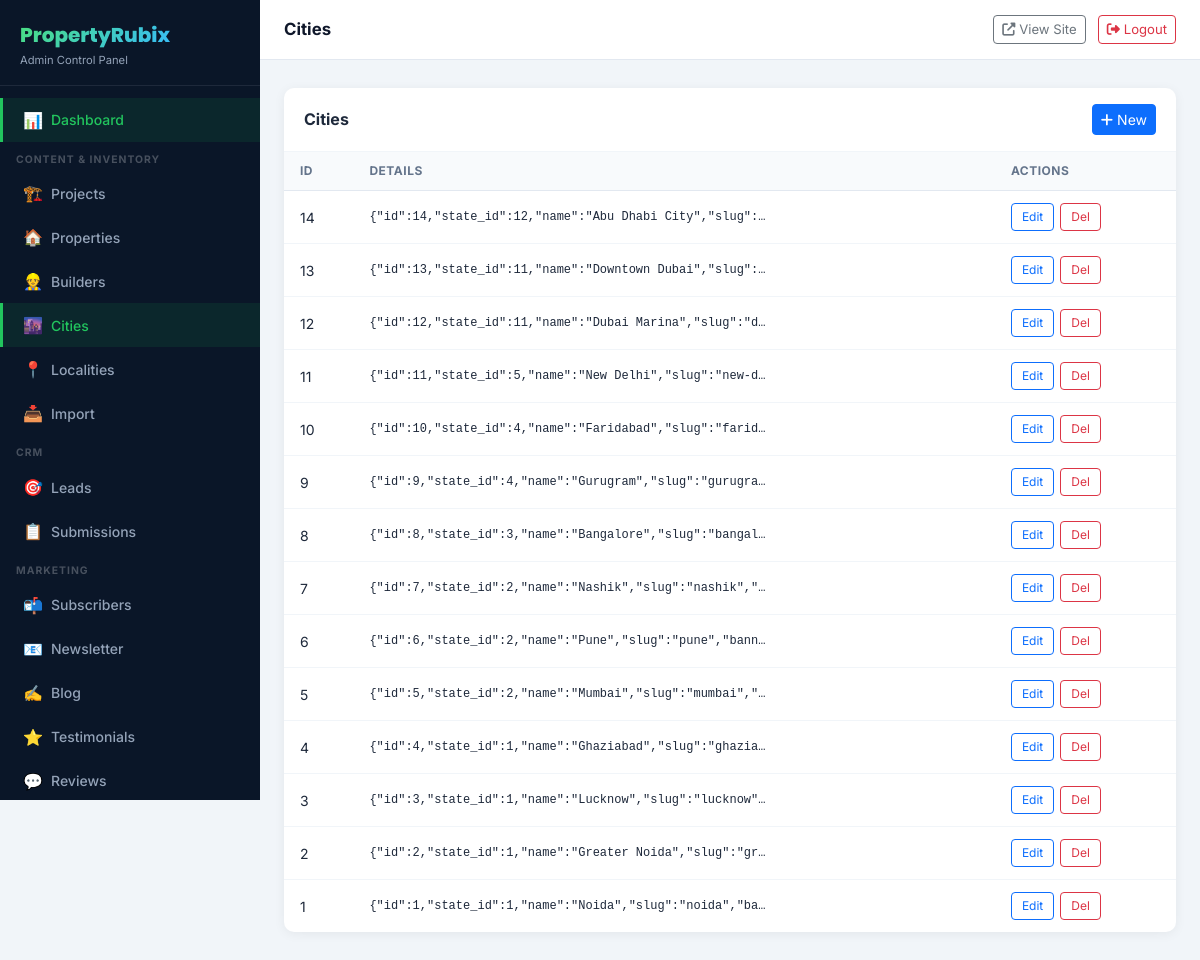
The app's page /admin/cities/index.php (signed in) with its own data.
### tables this page shows
CREATE TABLE `branding_settings` (
  `id`              INT UNSIGNED NOT NULL AUTO_INCREMENT,
  `site_name`       VARCHAR(255) DEFAULT 'PropertyRubix',
  `logo`            VARCHAR(255) DEFAULT NULL,
  `favicon`         VARCHAR(255) DEFAULT NULL,
  `primary_color`   VARCHAR(20)  DEFAULT '#16a34a',
  `secondary_color` VARCHAR(20)  DEFAULT '#0f172a',
  `tagline`         VARCHAR(255) DEFAULT NULL,
  `updated_at`      DATETIME NOT NULL DEFAULT CURRENT_TIMESTAMP ON UPDATE CURRENT_TIMESTAMP,
  PRIMARY KEY (`id`)
);

CREATE TABLE `cities` (
  `id`               INT UNSIGNED NOT NULL AUTO_INCREMENT,
  `state_id`         INT UNSIGNED NOT NULL,
  `name`             VARCHAR(100) NOT NULL,
  `slug`             VARCHAR(120) NOT NULL,
  `banner_image`     VARCHAR(255) DEFAULT NULL,
  `meta_title`       VARCHAR(255) DEFAULT NULL,
  `meta_description` TEXT DEFAULT NULL,
  `sort_order`       INT NOT NULL DEFAULT 0,
  `status`           ENUM('active','inactive') NOT NULL DEFAULT 'active',
  PRIMARY KEY (`id`),
  UNIQUE KEY `uq_city_slug` (`state_id`, `slug`),
  KEY `idx_state` (`state_id`),
  KEY `idx_status` (`status`),
  CONSTRAINT `fk_city_state` FOREIGN KEY (`state_id`) REFERENCES `states` (`id`) ON DELETE CASCADE
);

### config/db.php (called while the page is built, shortened)
<?php
function db(): PDO {
    static $pdo = null;
    if ($pdo === null) {
        $dsn = 'mysql:host=' . DB_HOST . ';dbname=' . DB_NAME . ';charset=' . DB_CHARSET;
        $options = [
            PDO::ATTR_ERRMODE            => PDO::ERRMODE_EXCEPTION,
            PDO::ATTR_DEFAULT_FETCH_MODE => PDO::FETCH_ASSOC,
            PDO::ATTR_EMULATE_PREPARES   => false,
            PDO::MYSQL_ATTR_INIT_COMMAND => "SET NAMES utf8mb4 COLLATE utf8mb4_unicode_ci",
        ];
        try {
            $pdo = new PDO($dsn, DB_USER, DB_PASS, $options);
        } catch (PDOException $e) {
            die('
            <div style="font-family:sans-serif;padding:30px;background:#fef2f2;border:1px solid #fca5a5;border-radius:8px;max-width:600px;margin:40px auto">
                <h2 style="color:#dc2626">⚠ Database Connection Error</h2>
                <p>Could not connect to MySQL. Please check:</p>
                <ul>
                    <li>XAMPP MySQL service is running</li>
                    <li>Database <strong>' . DB_NAME . '</strong> exists in phpMyAdmin</li>
                    <li>Credentials in <code>config/db.php</code> are correct</li>
                    <li>You have imported <code>database/schema.sql</code> and <code>database/seed.sql</code></li>
                </ul>
                <p style="color:#6b7280;font-size:0.875rem">Error: ' . htmlspecialchars($e->getMessage()) . '</p>
            </div>');
        }
    }
    return $pdo;
}

### app/helpers/settings.php (called while the page is built, shortened)
<?php
function getBranding(): array {
    static $branding = [];
    if (!$branding) {
        try {
            $branding = db()->query("SELECT * FROM branding_settings LIMIT 1")->fetch() ?: [];
        } catch (Throwable) {}
    }
    return $branding ?: [
        'site_name' => 'PropertyRubix',
        'primary_color' => '#16a34a',
        'secondary_color' => '#0f172a',
        'tagline' => 'Find Your Perfect Property',
        'logo' => null,
    ];
}

### admin/includes/auth_check.php (called while the page is built, shortened)
<?php
require_once __DIR__ . '/../../config/db.php';
require_once APP_PATH . 'helpers/csrf.php';
require_once APP_PATH . 'helpers/settings.php';
$branding    = getBranding();
$siteName    = $branding['site_name'] ?? 'PropertyRubix';

### admin/includes/crud_helpers.php (called while the page is built, shortened)
<?php
function crudList(PDO $pdo, string $table, int $perPage = 20, string $orderBy = 'id DESC', string $extraJoin = '', string $extraSelect = '', string $search = '', array $searchCols = []): array {
    $page   = max(1, (int)($_GET['page'] ?? 1));
    $offset = ($page - 1) * $perPage;
    $where = '1=1';
    $args  = [];
    $total = $pdo->prepare("SELECT COUNT(*) FROM `$table` $extraJoin WHERE $where");
    $total->execute($args);
    $total = (int)$total->fetchColumn();
    $rows = $pdo->prepare("SELECT `$table`.* $extraSelect FROM `$table` $extraJoin WHERE $where ORDER BY $orderBy LIMIT ? OFFSET ?");
    $rows->execute(array_merge($args, [$perPage, $offset]));
    return [
        'rows'       => $rows->fetchAll(),
        'total'      => $total,
        'page'       => $page,
        'totalPages' => (int)ceil($total / $perPage),
        'perPage'    => $perPage,
    ];
}

### app/helpers/csrf.php (called while the page is built, shortened)
<?php
function csrfToken(): string {
    return $_SESSION['csrf_token'];
}

### admin/cities/index.php (the view, shortened to what this page needs)
<?php
require_once __DIR__ . '/../includes/auth_check.php';
require_once __DIR__ . '/../includes/crud_helpers.php';
$pdo    = db();
$action = $_GET['action'] ?? 'list';
$search = trim($_GET['q'] ?? '');
$list = crudList($pdo, 'cities', 20, 'id DESC', '', '', $search, ['id']);
$pageTitle = 'Cities';
require __DIR__ . '/../includes/header.php';
?>
<?php if ($action === 'list'): ?>
<div class="adm-table-wrap">
  <div class="adm-table-header">
    <h2 class="adm-table-title"><?= $pageTitle ?></h2>
    <div class="d-flex gap-2">
      <a href="?action=new" class="btn btn-sm btn-primary"><i class="fas fa-plus me-1"></i>New</a>
    </div>
  </div>
  <div class="table-responsive">
    <table class="adm-table">
      <thead><tr><th>ID</th><th>Details</th><th>Actions</th></tr></thead>
      <tbody>
        <?php foreach ($list['rows'] as $p): ?>
        <tr>
          <td><?= $p['id'] ?></td>
          <td>
            <pre style="margin:0; font-size:0.75rem; max-width: 400px; overflow: hidden; text-overflow: ellipsis; white-space: nowrap;"><?= htmlspecialchars(json_encode($p)) ?></pre>
          </td>
          <td>
            <div class="actions">
              <a href="?action=edit&id=<?= $p['id'] ?>" class="btn btn-sm btn-outline-primary">Edit</a>
              <a href="?action=delete&id=<?= $p['id'] ?>&csrf_token=<?= csrfToken() ?>"
                 class="btn btn-sm btn-outline-danger"
                 data-confirm="Delete?">Del</a>
            </div>
          </td>
        </tr>
        <?php endforeach; ?>
      </tbody>
    </table>
  </div>
</div>
<?php endif; ?>
<?php require __DIR__ . '/../includes/footer.php'; ?>

### admin/includes/sidebar.php (shortened to what this page needs)
<?php
$adminBase = BASE_URL . 'admin/';
$curDir    = basename(dirname($_SERVER['PHP_SELF']));
function adminLink(string $href, string $icon, string $label, string $curDir = '', string $match = ''): string {
    $active = ($match && ($curDir === $match || basename($_SERVER['PHP_SELF']) === $match)) ? 'active' : '';
    return "<a href=\"$href\" class=\"adm-nav-link $active\"><span class=\"nav-icon\">$icon</span> $label</a>";
}
?>
<aside class="adm-sidebar" id="adminSidebar">
  <div class="adm-logo">
    <a href="<?= $adminBase ?>"><?= htmlspecialchars($siteName) ?></a>
    <p>Admin Control Panel</p>
  </div>
  <nav class="adm-nav">
    <?= adminLink($adminBase, '📊', 'Dashboard', $curDir, 'index.php') ?>
    <div class="adm-nav-section">Content & Inventory</div>
    <?= adminLink($adminBase . 'projects/', '🏗️', 'Projects', $curDir, 'projects') ?>
    <?= adminLink($adminBase . 'properties/', '🏠', 'Properties', $curDir, 'properties') ?>
    <?= adminLink($adminBase . 'builders/', '👷', 'Builders', $curDir, 'builders') ?>
    <?= adminLink($adminBase . 'cities/', '🌆', 'Cities', $curDir, 'cities') ?>
    <?= adminLink($adminBase . 'localities/', '📍', 'Localities', $curDir, 'localities') ?>
    <?= adminLink($adminBase . 'import/', '📥', 'Import', $curDir, 'import') ?>
    <div class="adm-nav-section">CRM</div>
    <?= adminLink($adminBase . 'leads/', '🎯', 'Leads', $curDir, 'leads') ?>
    <?= adminLink($adminBase . 'submissions/', '📋', 'Submissions', $curDir, 'submissions') ?>
    <div class="adm-nav-section">Marketing</div>
    <?= adminLink($adminBase . 'subscribers/', '📬', 'Subscribers', $curDir, 'subscribers') ?>
    <?= adminLink($adminBase . 'newsletter/', '📧', 'Newsletter', $curDir, 'newsletter') ?>
    <?= adminLink($adminBase . 'blog/', '✍️', 'Blog', $curDir, 'blog') ?>
    <?= adminLink($adminBase . 'testimonials/', '⭐', 'Testimonials', $curDir, 'testimonials') ?>
    <?= adminLink($adminBase . 'reviews/', '💬', 'Reviews', $curDir, 'reviews') ?>
  </nav>
</aside>

### assets/css/admin.css (style rules this page uses)
:root { --adm-sidebar-bg: #0a1628; --adm-sidebar-w: 260px; --adm-header-h: 60px; --adm-primary: #a9804b; --adm-primary-hover: #8f6b3d; --adm-primary-light: #f2e2ba; --adm-accent: #22c55e; --adm-text: #e2e8f0; --adm-text-muted: #94a3b8; --adm-border: #1e293b; --adm-card: #ffffff; --adm-bg: #f1f5f9; --adm-radius: 10px; }
* { box-sizing: border-box; }
body.admin-body { margin: 0; font-family: 'Inter', sans-serif; background: var(--adm-bg); color: #1e293b; overflow-x: hidden; }
.adm-sidebar { position: fixed; top: 0; left: 0; width: var(--adm-sidebar-w); height: 100vh; background: var(--adm-sidebar-bg); z-index: 1000; display: flex; flex-direction: column; overflow-y: auto; transition: transform 0.3s ease; }
.adm-logo { padding: 20px 20px 16px; border-bottom: 1px solid var(--adm-border); flex-shrink: 0; }
.adm-logo a { text-decoration: none; font-size: 1.25rem; font-weight: 800; font-family: 'Poppins', sans-serif; background: linear-gradient(135deg, #4ade80, #38bdf8); -webkit-background-clip: text; -webkit-text-fill-color: transparent; background-clip: text; }
.adm-logo p { font-size: 0.7rem; color: var(--adm-text-muted); margin: 2px 0 0; }
.adm-nav { padding: 12px 0; flex: 1; }
.adm-nav-section { padding: 10px 16px 4px; font-size: 0.65rem; font-weight: 700; text-transform: uppercase; letter-spacing: 1px; color: rgba(255,255,255,0.25); }
.adm-nav-link { display: flex; align-items: center; gap: 10px; padding: 10px 20px; color: var(--adm-text-muted); text-decoration: none; font-size: 0.875rem; font-weight: 500; border-left: 3px solid transparent; transition: all 0.2s ease; white-space: nowrap; }
.adm-nav-link .nav-icon { font-size: 1rem; width: 18px; text-align: center; }
.adm-nav-link.active { color: var(--adm-accent); background: rgba(22,163,74,0.12); border-left-color: var(--adm-accent); }
.adm-table-wrap { background: white; border-radius: var(--adm-radius); box-shadow: 0 2px 12px rgba(0,0,0,0.06); overflow: hidden; }
.adm-table-header { padding: 16px 20px; border-bottom: 1px solid #f1f5f9; display: flex; align-items: center; justify-content: space-between; gap: 12px; flex-wrap: wrap; }
.adm-table-title { font-size: 1rem; font-weight: 700; margin: 0; }
.adm-table { width: 100%; border-collapse: collapse; }
.adm-table th { background: #f8fafc; padding: 10px 16px; text-align: left; font-size: 0.75rem; font-weight: 700; text-transform: uppercase; letter-spacing: 0.5px; color: #64748b; border-bottom: 1px solid #e2e8f0; }
.adm-table td { padding: 12px 16px; font-size: 0.875rem; border-bottom: 1px solid #f1f5f9; vertical-align: middle; }
.adm-table tr:last-child td { border-bottom: none; }
.adm-table .actions { display: flex; gap: 6px; }
.adm-table .actions .btn { font-size: 0.75rem; padding: 4px 10px; }

### records on screen
branding_settings: site_name "PropertyRubix"
cities: id "14", p "{\"id\":14,\"state_id\":12,\"name\":\"Abu Dhabi City\",\"slug\":…"
cities: id "13", p "{\"id\":13,\"state_id\":11,\"name\":\"Downtown Dubai\",\"slug\":…"
cities: id "12", p "{\"id\":12,\"state_id\":11,\"name\":\"Dubai Marina\",\"slug\":\"d…"
cities: id "11", p "{\"id\":11,\"state_id\":5,\"name\":\"New Delhi\",\"slug\":\"new-d…"
cities: id "10", p "{\"id\":10,\"state_id\":4,\"name\":\"Faridabad\",\"slug\":\"farid…"
cities: id "9", p "{\"id\":9,\"state_id\":4,\"name\":\"Gurugram\",\"slug\":\"gurugra…"
cities: id "8", p "{\"id\":8,\"state_id\":3,\"name\":\"Bangalore\",\"slug\":\"bangal…"
cities: id "7", p "{\"id\":7,\"state_id\":2,\"name\":\"Nashik\",\"slug\":\"nashik\",\"…"
cities: id "6", p "{\"id\":6,\"state_id\":2,\"name\":\"Pune\",\"slug\":\"pune\",\"bann…"
cities: id "5", p "{\"id\":5,\"state_id\":2,\"name\":\"Mumbai\",\"slug\":\"mumbai\",\"…"
cities: id "4", p "{\"id\":4,\"state_id\":1,\"name\":\"Ghaziabad\",\"slug\":\"ghazia…"
cities: id "3", p "{\"id\":3,\"state_id\":1,\"name\":\"Lucknow\",\"slug\":\"lucknow\"…"
cities: id "2", p "{\"id\":2,\"state_id\":1,\"name\":\"Greater Noida\",\"slug\":\"gr…"
cities: id "1", p "{\"id\":1,\"state_id\":1,\"name\":\"Noida\",\"slug\":\"noida\",\"ba…"

### other values on screen
$icon "📊 🏗️ 🏠 👷 🌆 📍 📥 🎯 📋 📬 📧 ✍️ ⭐ 💬"
$label "Dashboard Projects Properties Builders Cities Localities Import Leads Submissions Subscribers Newsletter Blog Testimonials Reviews"
$pageTitle "Cities"
